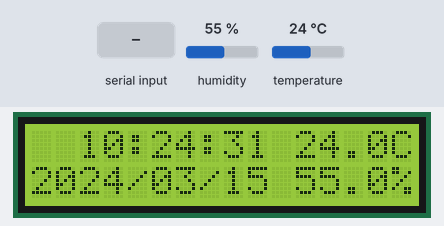
Recording of a sketch running on a simulated Arduino Uno, built with avr-gcc and run on an emulated ATmega328P. On the bench: 16×2 character LCD. The test bench sets the inputs (shaded band); at power-on: humidity 55 %, temperature 24 °C. The local clock reads 2024-03-15 10:24:30 at power-on unless the sketch sets it; what the sketch prints to the serial monitor is not drawn.

Above: at 1.2 s.
1.3 s: humidity set to 22 %
At 4.5 s:
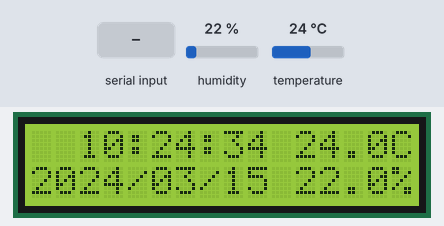
4.6 s: "90,45,200\n" received over Serial
6.6 s: "30,150,10,200\n" received over Serial
At 9.5 s:
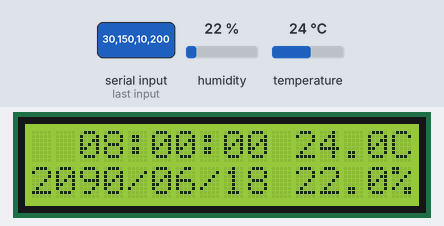
10.7 s: temperature set to 12 °C
At 11.4 s:
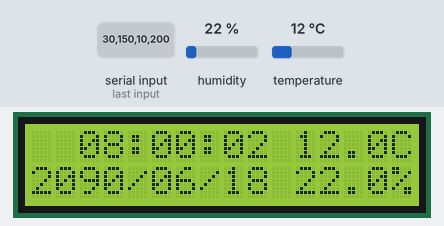
13.2 s: humidity set to 40 %
At 14.6 s:
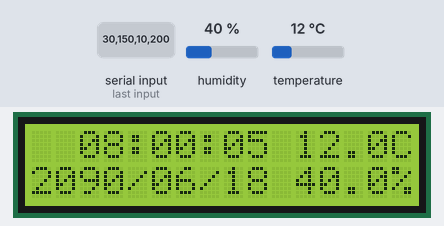
16.3 s: temperature set to 19 °C
At 17.6 s:
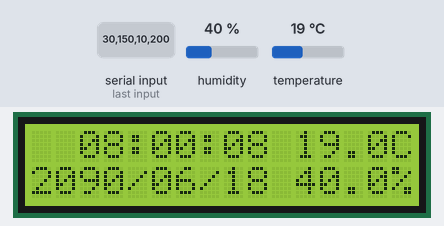
Timing chart, 0 to 19.3 s (numbered marks = the images above; inputs shaded):
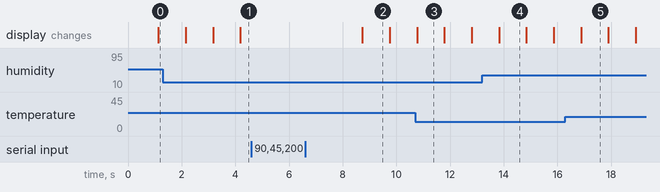

Measured:
- after the input at 4.6 s, every drawn part: stays the same
- after the input at 6.6 s, the display: changes after 2.1 s (image 2)
- what the display in image 2 shows lasts 1.1 s, from 8.7 s to 9.8 s

The sketch:

ArduinoLcdClock.ino
```cpp
// https://github.com/adafruit/Adafruit_BME280_Library
#include <Adafruit_Sensor.h>
#include <Adafruit_BME280.h>

// https://github.com/JChristensen/DS3232RTC
#include <DS3232RTC.h>

// https://github.com/johnrickman/LiquidCrystal_I2C
#include <LiquidCrystal_I2C.h>

// センサーインスタンス
Adafruit_BME280 bme280;

// RTCインスタンス
DS3232RTC rtc;

// LCDインスタンス
LiquidCrystal_I2C lcd(0x27, 16, 2);

// 時刻設定モードカウンタ
int setRTCCount = 10;

// 直前の日時表示値
int lastYear = -1;
int lastMonth = -1;
int lastDay = -1;
int lastHour = -1;
int lastMinute = -1;

void setup() {
  // センサー初期化
  bme280.begin(0x76);

  // RTC初期化
  rtc.begin();
  setSyncProvider(rtc.get);

  // LCD初期化
  lcd.init();
  lcd.backlight();
  lcd.clear();
  lcd.setCursor(15, 0);
  lcd.print("C");
  lcd.setCursor(15, 1);
  lcd.print("%");
  lcd.setCursor(4, 0);
  lcd.print(":");
  lcd.setCursor(7, 0);
  lcd.print(":");
  lcd.setCursor(4, 1);
  lcd.print("/");
  lcd.setCursor(7, 1);
  lcd.print("/");

  // シリアル通信開始
  Serial.begin(115200);
}

void loop() {
  if (0 < setRTCCount) {
    if (0 < Serial.available()) {
      // シリアルモニタからメッセージを受信した場合は時刻設定モードに入る
      setRTC();
      setRTCCount = 0;
    } else {
      setRTCCount--;
    }
  }

  // 時刻設定モードカウンタが0になった場合はシリアル通信を終了する
  if (0 == setRTCCount) {
    Serial.end();
    setRTCCount = -1;
  }

  // センサー値と時計の更新
  updateBME280();
  updateRTC();

  delay(1000);
}

void setRTC() {
  tmElements_t tm;
  time_t tt;

  // シリアルバッファを空にする
  while (0 < Serial.available()) {
    Serial.read();
  }

  Serial.println("setRTC: yyyy,m,d,h,m,s");

  // シリアルモニターから設定日時が入力されるまで待つ
  while (Serial.available() < 14) {
    delay(100);
  }

  // 日時を設定する
  tm.Year = CalendarYrToTm(Serial.parseInt());
  tm.Month = Serial.parseInt();
  tm.Day = Serial.parseInt();
  tm.Hour = Serial.parseInt();
  tm.Minute = Serial.parseInt();
  tm.Second = Serial.parseInt();
  tt = makeTime(tm);
  rtc.set(tt);
  setTime(tt);

  Serial.print("Date:");
  Serial.print(year());
  Serial.print("/");
  Serial.print(month());
  Serial.print("/");
  Serial.println(day());
  Serial.print("Time:");
  Serial.print(hour());
  Serial.print(":");
  Serial.print(minute());
  Serial.print(":");
  Serial.println(second());
}

void updateBME280() {
  // 気温と湿度を更新
  char buffer[5];

  dtostrf(bme280.readTemperature(), 4, 1, buffer);
  lcd.setCursor(11, 0);
  lcd.print(buffer);

  dtostrf(bme280.readHumidity(), 4, 1, buffer);
  lcd.setCursor(11, 1);
  lcd.print(buffer);
}

void updateRTC() {
  // 日時を更新
  char buffer[5];
  int value;

  value = second();
  sprintf(buffer, "%02d", value);
  lcd.setCursor(8, 0);
  lcd.print(buffer);

  value = minute();
  if (value != lastMinute) {
    sprintf(buffer, "%02d", value);
    lcd.setCursor(5, 0);
    lcd.print(buffer);
    lastMinute = value;
  }

  value = hour();
  if (value != lastHour) {
    sprintf(buffer, "%02d", value);
    lcd.setCursor(2, 0);
    lcd.print(buffer);
    lastHour = value;
  }

  value = day();
  if (value != lastDay) {
    sprintf(buffer, "%02d", value);
    lcd.setCursor(8, 1);
    lcd.print(buffer);
    lastDay = value;
  }

  value = month();
  if (value != lastMonth) {
    sprintf(buffer, "%02d", value);
    lcd.setCursor(5, 1);
    lcd.print(buffer);
    lastMonth = value;
  }

  value = year();
  if (value != lastYear) {
    sprintf(buffer, "%04d", value);
    lcd.setCursor(0, 1);
    lcd.print(buffer);
    lastYear = value;
  }
}
```
